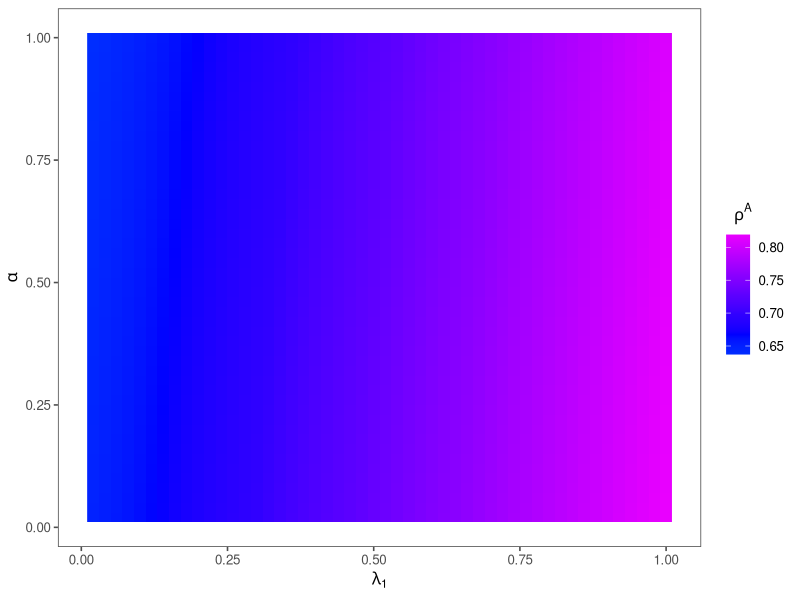
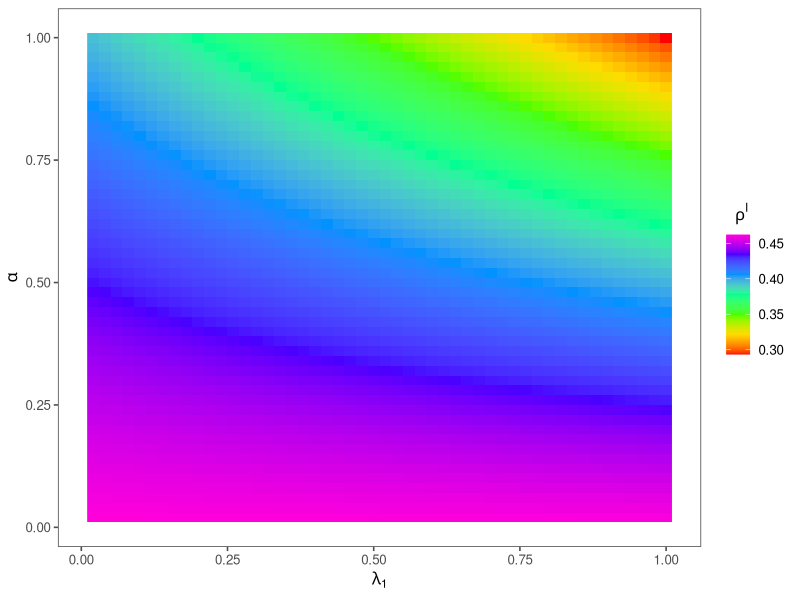
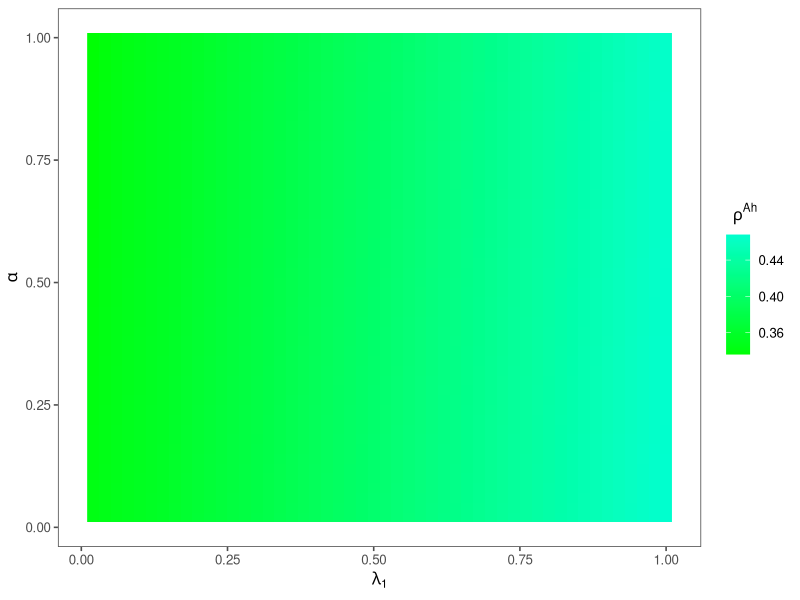
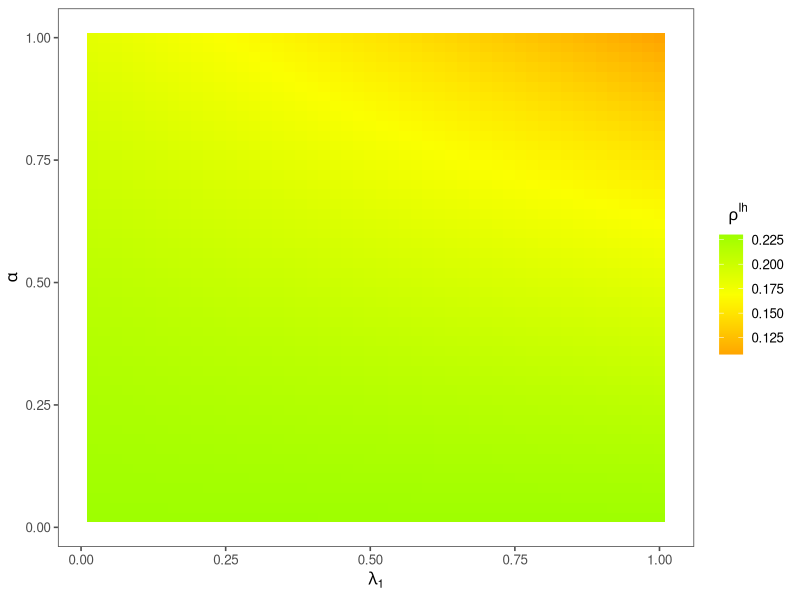
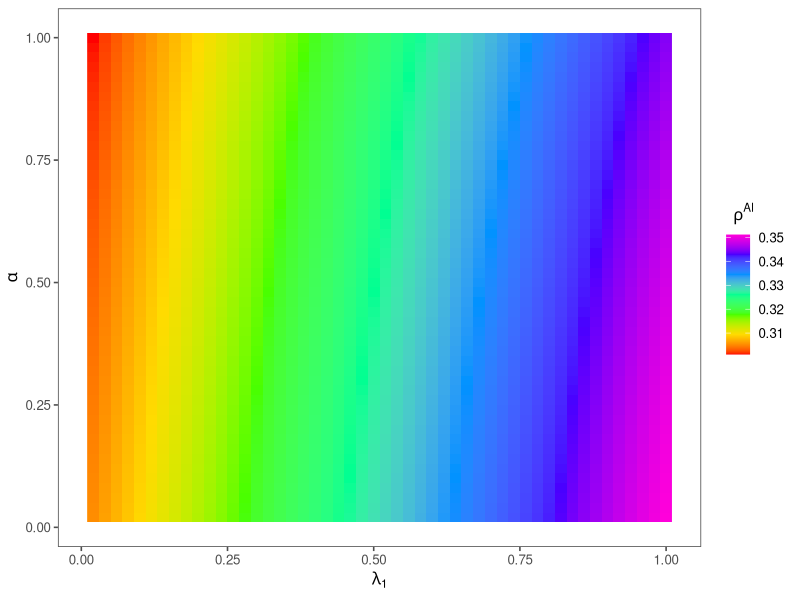
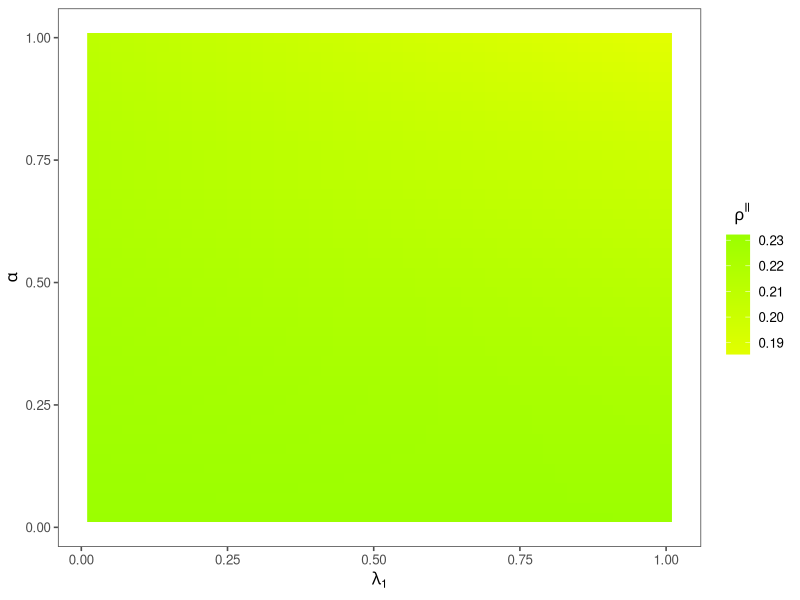
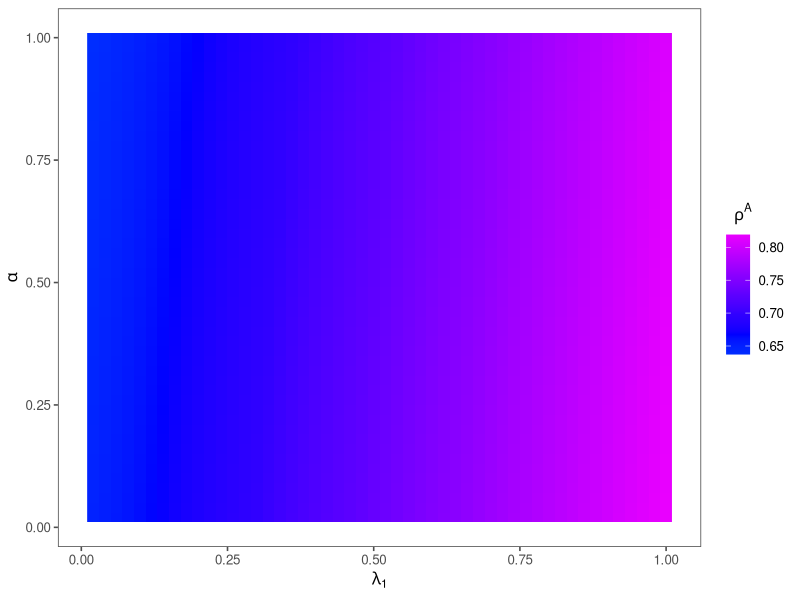
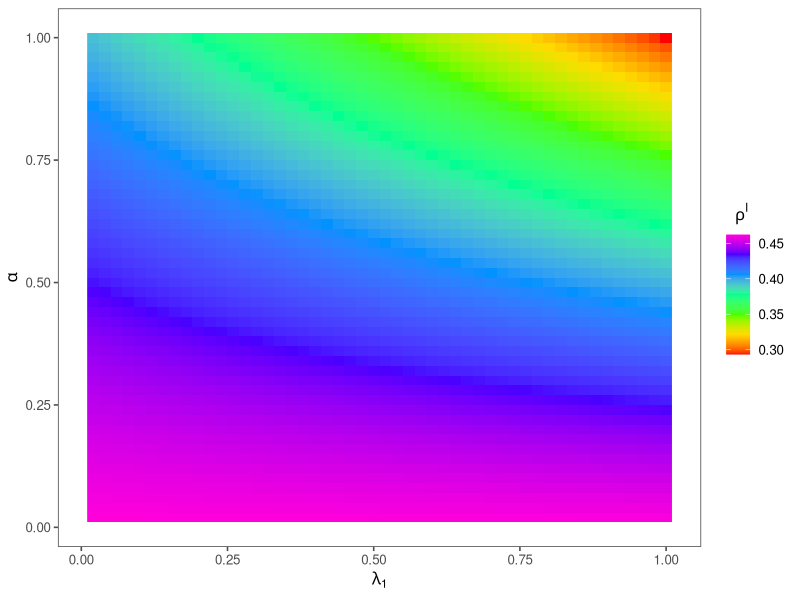

These figures' R source, in order:
suppressPackageStartupMessages(suppressWarnings({
  library(igraph)
  library(progress)
  library(magrittr)
  library(tidyverse)
  library(ggthemes)
  library(RColorBrewer)
  library(parallel)
  library(foreach)
  library(doParallel)
  library(tidyr)
  library(ggplot2)
}))

t1<-Sys.time()

getwd()
setwd(dirname(rstudioapi::getActiveDocumentContext()$path))

Exp4_data<-read.csv("Exp4_lambda1_alpha.csv")

#1. rho_A
df<-Exp4_data[,c(2,3,4)] %>%
  purrr::set_names("alpha","lambda1","rho_A")

ggplot(df,aes(x=lambda1,y=alpha,fill=rho_A))+
  geom_raster() +
  scale_fill_gradientn(colours =rainbow(7,start=min(df$rho_A),end=max(df$rho_A)))+
  theme_few()+
  ylab(expression(alpha))+
  xlab(expression(lambda[1]))+
  guides(fill=guide_colorbar(title= expression(rho^A),title.hjust =  .2))

ggsave("exp41rhoA.png",width=15, height=13,units="cm",dpi = 600)



#2. rho_I
df<-Exp4_data[,c(2,3,5)] %>%
  purrr::set_names("alpha","lambda1","rho_I")

ggplot(df,aes(y=alpha,x=lambda1,fill=rho_I))+
  geom_raster() +
  scale_fill_gradientn(colours =rainbow(7))+
  theme_few()+
  ylab(expression(alpha))+
  xlab(expression(lambda[1]))+
  guides(fill=guide_colorbar(title= expression(rho^I),title.hjust =  .2))

ggsave("exp41rhoI.png",width=15, height=13,units="cm",dpi = 600)



#3. rho_Ah
df<-Exp4_data[,c(2,3,6)] %>%
  purrr::set_names("alpha","lambda1","rho_Ah")

ggplot(df,aes(y=alpha,x=lambda1,fill=rho_Ah))+
  geom_raster() +
  scale_fill_gradientn(colours =rainbow(7,start=min(df$rho_Ah),end=max(df$rho_Ah)))+
  theme_few()+
  ylab(expression(alpha))+
  xlab(expression(lambda[1]))+
  guides(fill=guide_colorbar(title= expression(rho^Ah),title.hjust =  .2))

ggsave("exp41rhoAh.png",width=15, height=13,units="cm",dpi = 600)



#4. rho_Ih
df<-Exp4_data[,c(2,3,7)] %>%
  purrr::set_names("alpha","lambda1","rho_Ih")

ggplot(df,aes(y=alpha,x=lambda1,fill=rho_Ih))+
  geom_raster() +
  scale_fill_gradientn(colours =rainbow(7,start=min(df$rho_Ih),end=max(df$rho_Ih)))+
  theme_few()+
  ylab(expression(alpha))+
  xlab(expression(lambda[1]))+
  guides(fill=guide_colorbar(title= expression(rho^Ih),title.hjust =  .2))

ggsave("exp41rhoIh.png",width=15, height=13,units="cm",dpi = 600)



#5. rho_Al
df<-Exp4_data[,c(2,3,8)] %>%
  purrr::set_names("alpha","lambda1","rho_Al")

ggplot(df,aes(y=alpha,x=lambda1,fill=rho_Al))+
  geom_raster() +
  scale_fill_gradientn(colours =rainbow(7))+
  theme_few()+
  ylab(expression(alpha))+
  xlab(expression(lambda[1]))+
  guides(fill=guide_colorbar(title= expression(rho^Al),title.hjust =  .2))

ggsave("exp41rhoAl.png",width=15, height=13,units="cm",dpi = 600)



#6. rho_Il
df<-Exp4_data[,c(2,3,9)] %>%
  purrr::set_names("alpha","lambda1","rho_Il")

ggplot(df,aes(y=alpha,x=lambda1,fill=rho_Il))+
  geom_raster() +
  scale_fill_gradientn(colours =rainbow(7,start=min(df$rho_Il),end=max(df$rho_Il)))+
  theme_few()+
  # scale_x_continuous(limits = c(0,0.5),
  #                    breaks = c(0,0.1,0.2,0.3,0.4,0.5))+
  # scale_y_continuous(limits = c(0.5,1),
  #                    breaks = c(0.5,0.6,0.7,0.8,0.9,1))+
  ylab(expression(alpha))+
  xlab(expression(lambda[1]))+
  guides(fill=guide_colorbar(title= expression(rho^Il),title.hjust =  .2))

ggsave("exp41rhoIl.png",width=15, height=13,units="cm",dpi = 600)


t2<-Sys.time()
t2
t2-t1 
